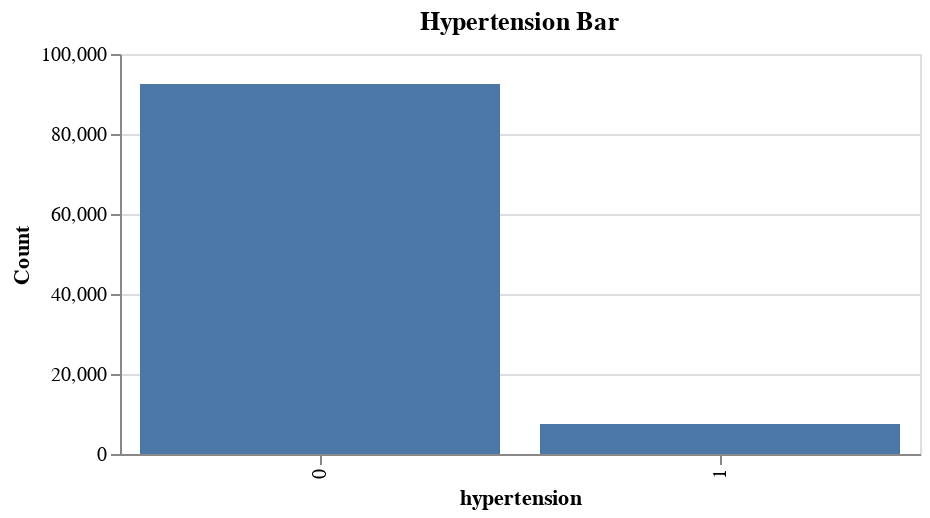

Notebook code cell kept with this figure:
### Code cell
hypertension_bar = alt.Chart(pd.DataFrame({"hypertension": hypertension_value.index, "count": hypertension_value})).mark_bar().encode(
    x=alt.X("hypertension:N", title="hypertension"),  
    y=alt.Y("count:Q", title="Count"), 
).properties(
    width=400,
    height=200,
    title="Hypertension Bar"
)

hypertension_bar

### Figure 1 — Vega-Lite specification as saved in the notebook (floating-point values rounded to 4 significant figures)
{"config": {"view": {"continuousWidth": 400, "continuousHeight": 300}}, "data": {"name": "data-89018f585ec1606e000a455748e9881d"}, "mark": "bar", "encoding": {"x": {"field": "hypertension", "title": "hypertension", "type": "nominal"}, "y": {"field": "count", "title": "Count", "type": "quantitative"}}, "height": 200, "title": "Hypertension Bar", "width": 400, "$schema": "https://vega.github.io/schema/vega-lite/v4.17.0.json", "datasets": {"data-89018f585ec1606e000a455748e9881d": [{"hypertension": 0, "count": 92515}, {"hypertension": 1, "count": 7485}]}}
